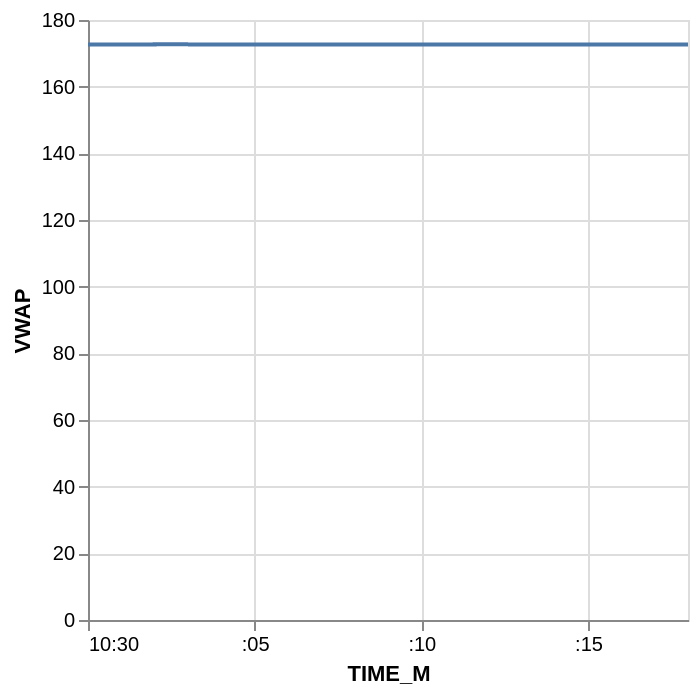

Write notebook code for a chart like this one.
### Code cell
df_tmp.head(2000).plot.line(x="TIME_M", y="VWAP")

### Figure 1 — Vega-Lite specification as saved in the notebook (floating-point values rounded to 4 significant figures; data arrays with more than 128 entries replaced by an {"elided": "..."} marker saying what was removed)
{"config": {"view": {"continuousWidth": 300, "continuousHeight": 300}}, "data": {"name": "data-0236807ae42b12402ffcc17a0ca857d6"}, "mark": {"type": "line", "tooltip": true}, "encoding": {"x": {"field": "TIME_M", "type": "temporal"}, "y": {"field": "VWAP", "type": "quantitative"}}, "params": [{"name": "param_6", "select": {"type": "interval", "encodings": ["x", "y"]}, "bind": "scales"}], "$schema": "https://vega.github.io/schema/vega-lite/v5.20.1.json", "datasets": {"data-0236807ae42b12402ffcc17a0ca857d6": {"elided": "2000 records"}}}
